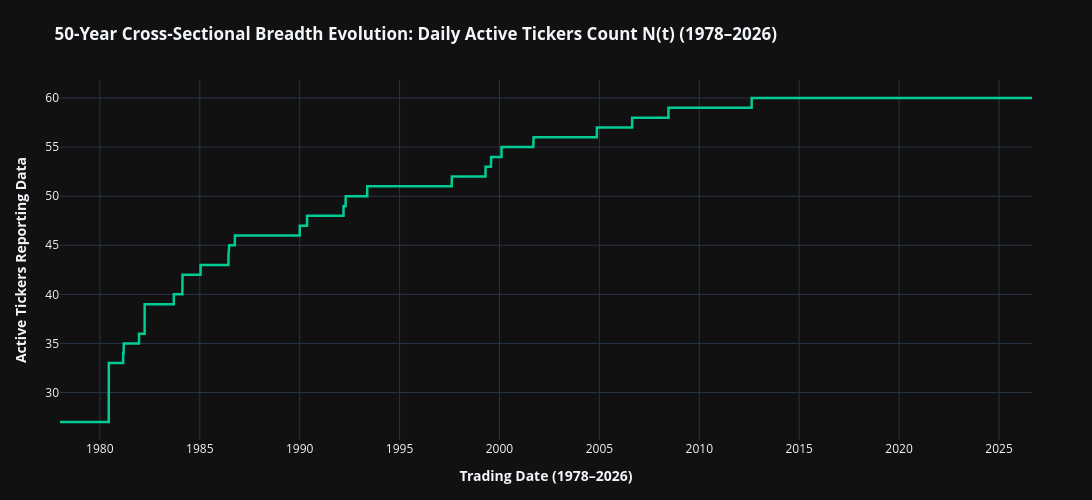

Notebook code cell kept with this figure:
### Markdown cell above
## 7. Half-Century Cross-Sectional Breadth ($N_t$) Evolution (1978–2026)

### Code cell
daily_breadth = df_50y.groupby('date')['ticker'].nunique().reset_index()
daily_breadth.columns = ['Date', 'Active Tickers Count']

fig_breadth = go.Figure()
fig_breadth.add_trace(go.Scatter(
    x=daily_breadth['Date'],
    y=daily_breadth['Active Tickers Count'],
    mode='lines',
    line=dict(color='#00CC96', width=2.5),
    name='Active Blue Chips (N_t)'
))

fig_breadth.update_layout(
    title='<b>50-Year Cross-Sectional Breadth Evolution: Daily Active Tickers Count N(t) (1978–2026)</b>',
    xaxis_title='<b>Trading Date (1978–2026)</b>',
    yaxis_title='<b>Active Tickers Reporting Data</b>',
    template='plotly_dark',
    width=1150, height=500,
    margin=dict(l=60, r=60, t=80, b=60)
)
fig_breadth.show()

### Figure 1 — Plotly figure (JSON) as saved in the notebook; plotly's stock layout.template omitted (floating-point values rounded to 4 significant figures; data arrays with more than 128 entries replaced by an {"elided": "..."} marker saying what was removed)
{"data": [{"line": {"color": "#00CC96", "width": 2.5}, "mode": "lines", "name": "Active Blue Chips (N_t)", "type": "scatter", "x": {"elided": "12264 str values"}, "y": {"elided": "12264 int values"}}], "layout": {"height": 500, "margin": {"b": 60, "l": 60, "r": 60, "t": 80}, "title": {"text": "<b>50-Year Cross-Sectional Breadth Evolution: Daily Active Tickers Count N(t) (1978–2026)</b>"}, "width": 1150, "xaxis": {"title": {"text": "<b>Trading Date (1978–2026)</b>"}}, "yaxis": {"title": {"text": "<b>Active Tickers Reporting Data</b>"}}}}
